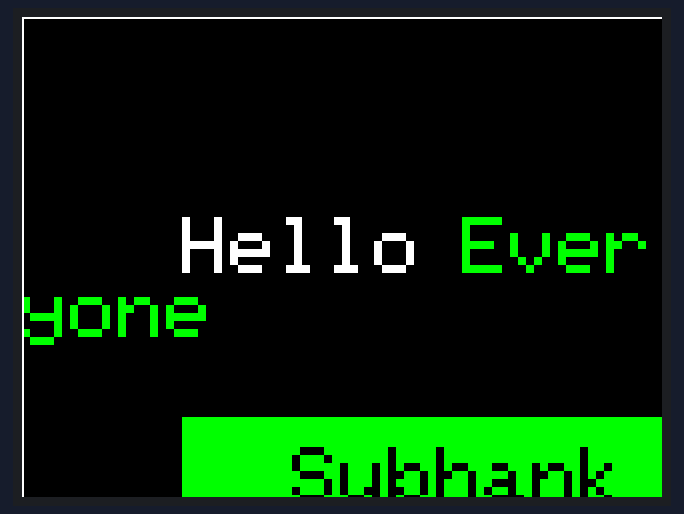
A sketch run on a simulated Arduino Uno, built with avr-gcc and run on an emulated ATmega328P. On the bench: 320×240 colour display.

Above: at 1.5 s.
At 3.5 s:
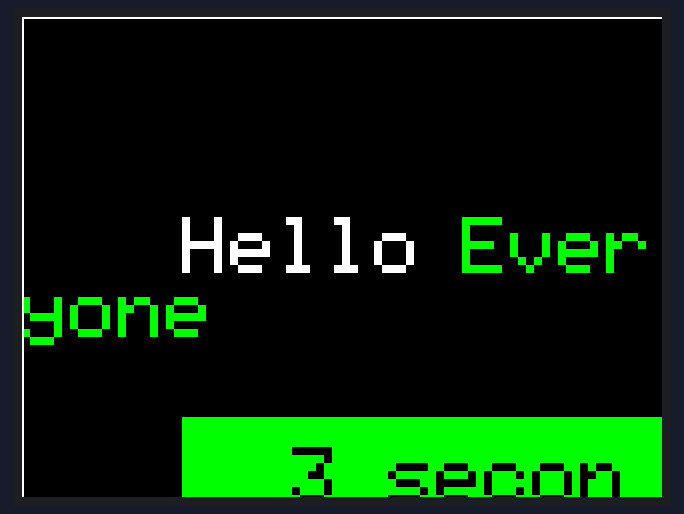
At 7.6 s:
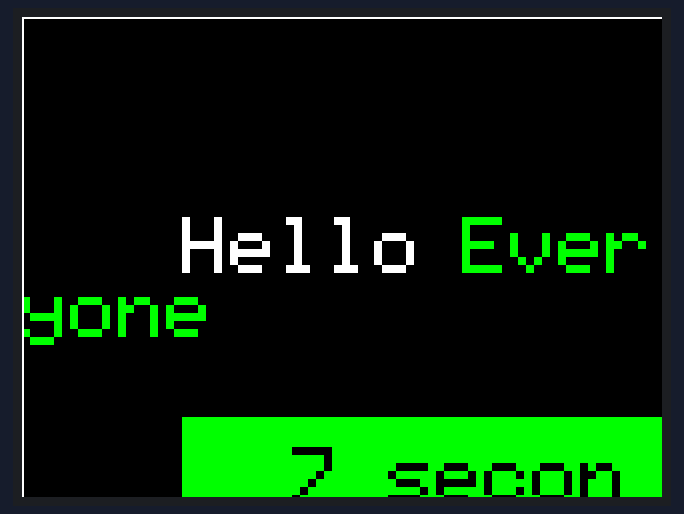
At 11.7 s:
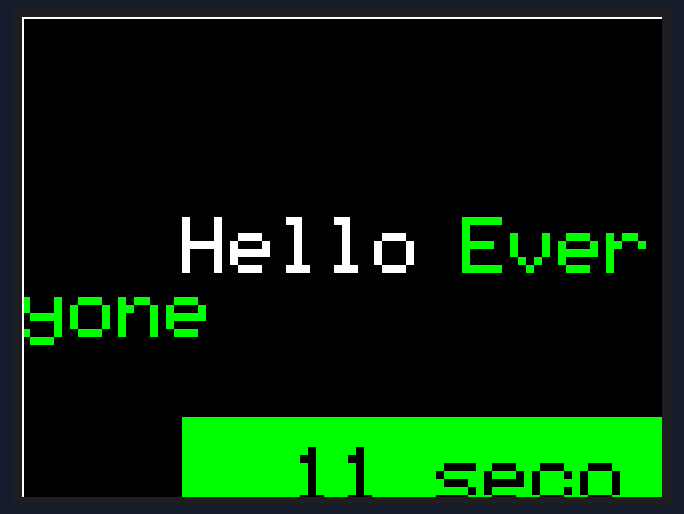
At 20.9 s:
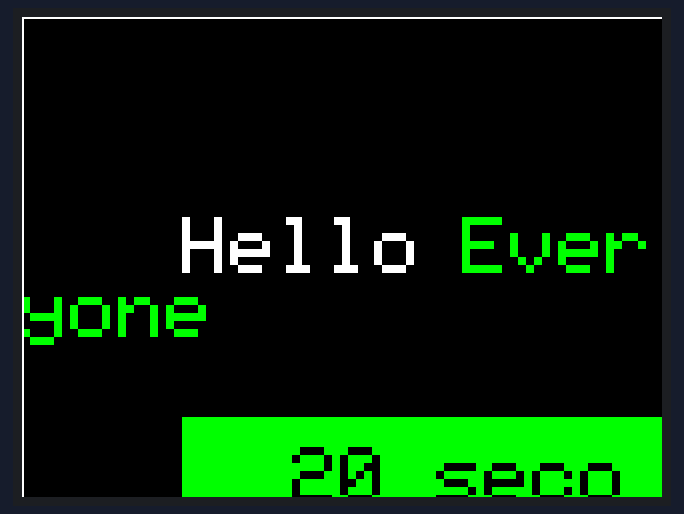
At 38.3 s:
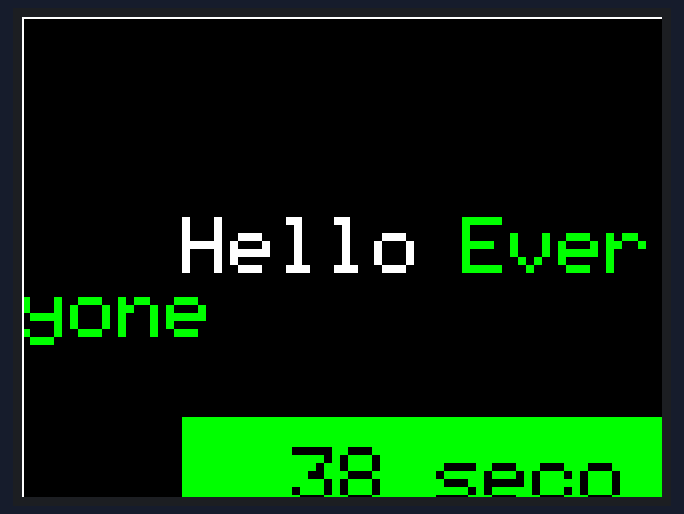

Measured:
- what the display in image 0 shows lasts 2.0 s, from 1.5 s to 3.5 s
- what the display in image 1 shows lasts 1.0 s, from 3.5 s to 4.5 s

The sketch:

sketch_sep28a.ino
```cpp
#include <Adafruit_GFX.h>
#include <Adafruit_TFTLCD.h>

#define LCD_CS A3
#define LCD_CD A2
#define LCD_WR A1
#define LCD_RD A0
#define LCD_RESET A4

#define BLACK   0x0000
#define BLUE    0x001F
#define RED     0xF800
#define GREEN   0x07E0
#define CYAN    0x07FF
#define MAGENTA 0xF81F
#define YELLOW  0xFFE0
#define WHITE   0xFFFF

Adafruit_TFTLCD tft(LCD_CS, LCD_CD, LCD_WR, LCD_RD, LCD_RESET);

void setup() {

  tft.reset();
  tft.begin(0x9481);
  tft.setRotation(1);
  tft.fillScreen(YELLOW);
  tft.fillScreen(GREEN);
  tft.fillScreen(MAGENTA);
  tft.fillScreen(BLACK);
  delay(1000);
  tft.setCursor(80,100);
  tft.setTextColor(WHITE);
  tft.setTextSize(4);
  tft.print("Hello");

  tft.setCursor(220,100);
  tft.setTextColor(GREEN);
  tft.setTextSize(4);
  tft.print("Everyone");

  tft.fillRect(80,200, 321, 60, GREEN);

  tft.setCursor(135,215);
  tft.setTextColor(BLACK);
  tft.setTextSize(4);
  tft.print("Subhankar");

  tft.drawRect(0,0,480,320,WHITE);
  delay(1000);
}

void loop()
{
  //tft.fillRect(80,200,321,60,BLACK);
  delay(1000);
  tft.fillRect(80,200,321,60,GREEN);
  tft.setCursor(135,215);
  tft.setTextColor(BLACK);
  tft.setTextSize(4);

  tft.print(millis()/1000);
  tft.print(" seconds");
  delay(10);
}
```
